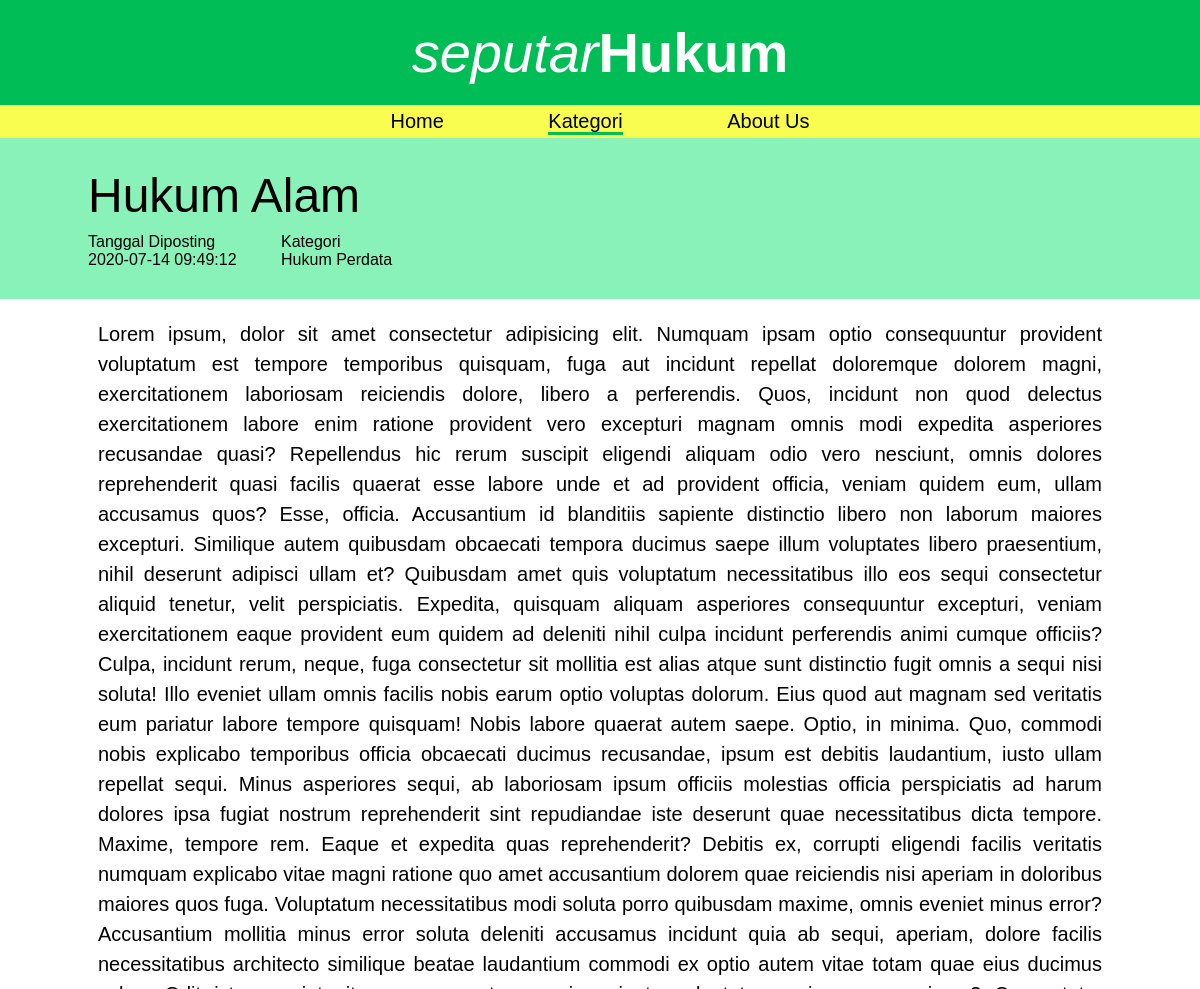
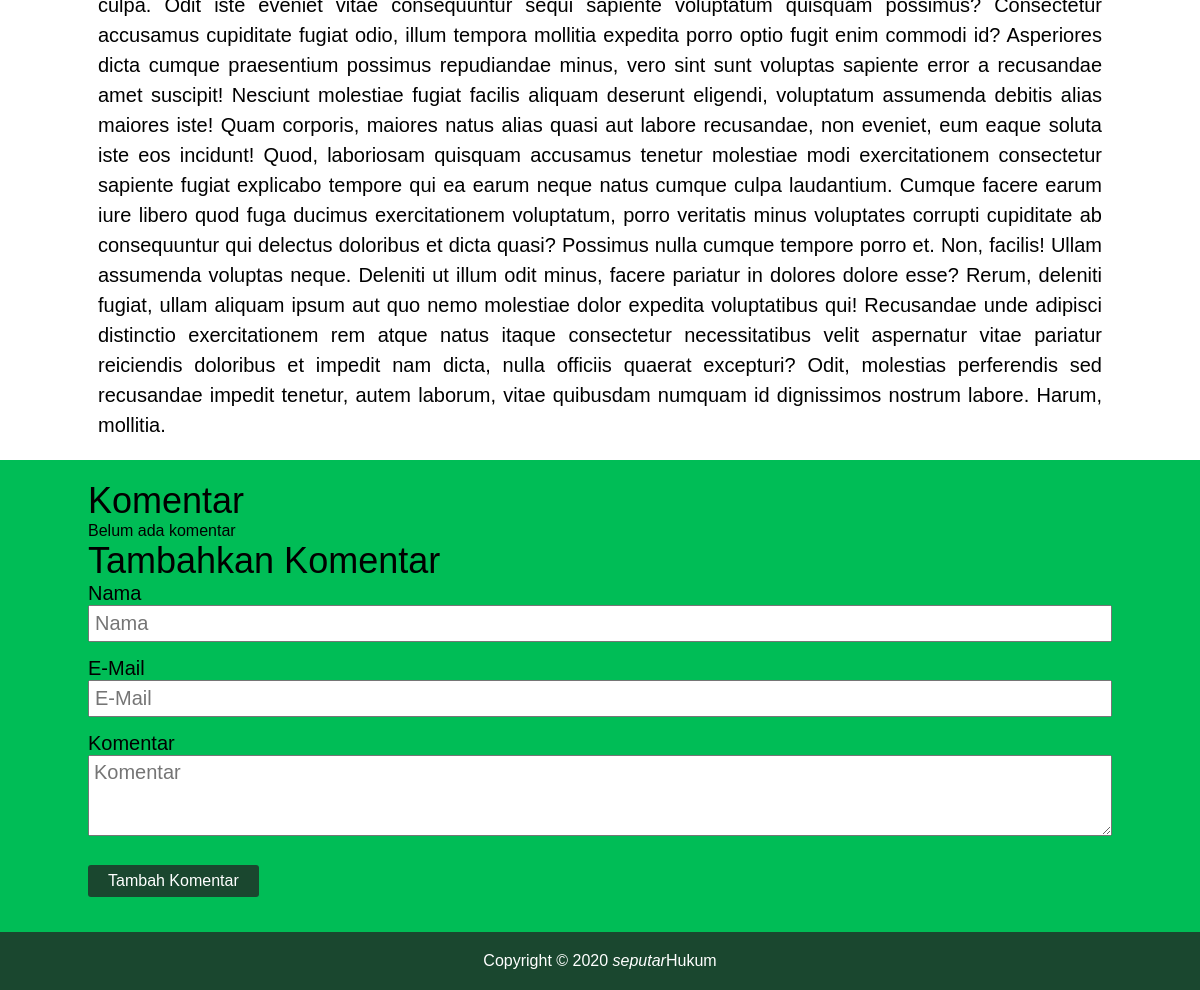
/artikel/17/Hukum Alam, run on an earlier commit of the app's database (2 pictures, top to bottom).
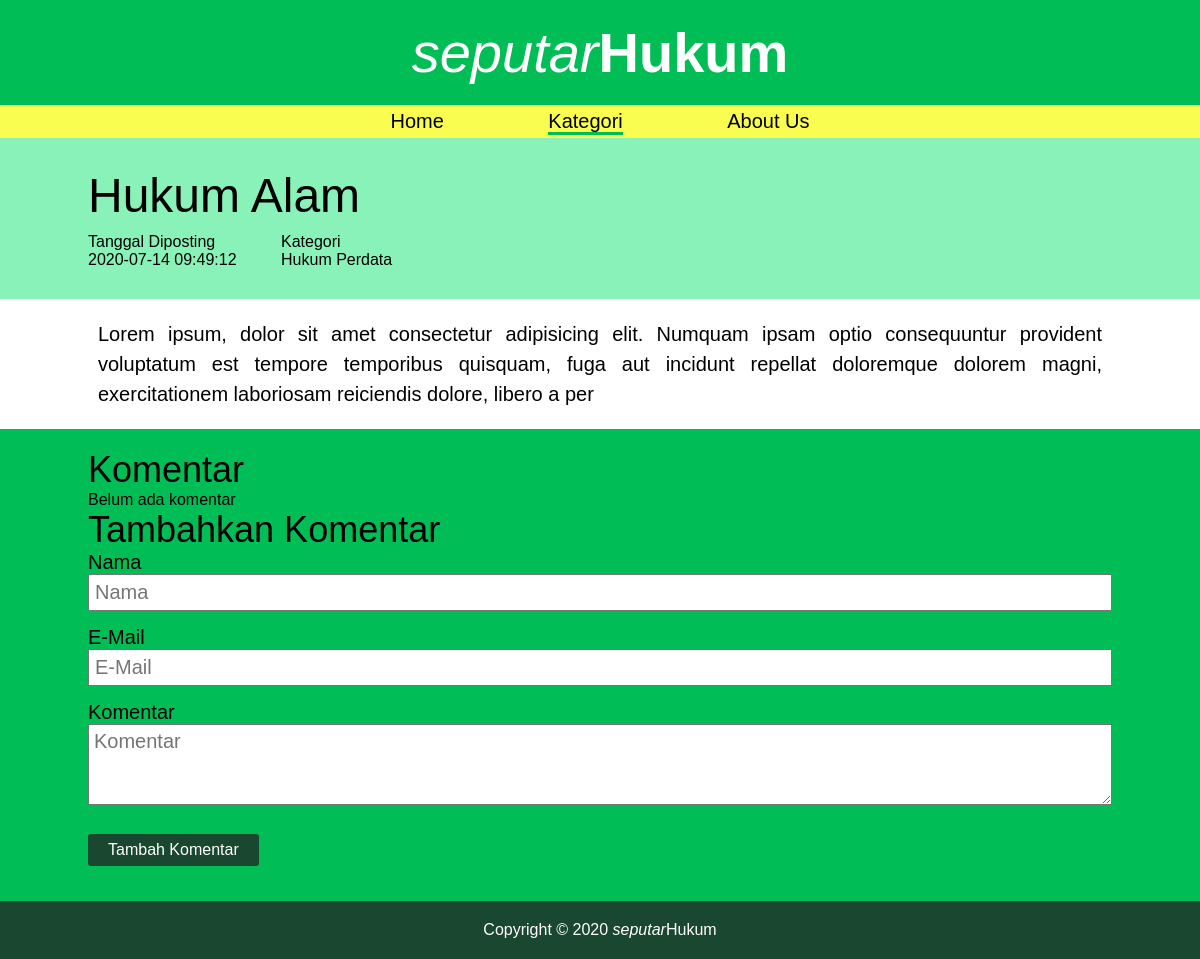
And on a later commit of the database.
### tables this page shows
CREATE TABLE `artikel` (
  `id_artikel` int(11) NOT NULL,
  `judul` varchar(255) NOT NULL,
  `id_kategori` int(11) NOT NULL,
  `deskripsi` varchar(255) NOT NULL,
  `isi` mediumtext NOT NULL,
  `tgl_dibuat` datetime NOT NULL DEFAULT current_timestamp()
);

### artikel.php (the view, shortened to what this page needs)
<?php
    $id_artikel = isset($_GET['id_artikel']) ? $_GET['id_artikel'] : false;
    if($id_artikel):
        $statementArtikel = $conn->prepare("SELECT*FROM artikel WHERE id_artikel = '$id_artikel'");
        $statementArtikel->execute();
        $result = $statementArtikel->fetch();
        $statementKategori = $conn->prepare("SELECT kategori FROM kategori WHERE id_kategori ='$result[id_kategori]'");
        $statementKategori->execute();
        $kategori = $statementKategori->fetch();
?>
<div class="header-page">
    <div class="container">
        <h2><?= $result['judul'] ?></h2>
        <ul>
            <li><p>Tanggal Diposting </p> <?= $result['tgl_dibuat'] ?></li>
            <li><p>Kategori </p> <?= $kategori['kategori'] ?></li>
        </ul>
    </div>
</div>
<div class="container">
    <div class="container frame-artikel">
        <p><?= $result['isi'] ?></p>
    </div>
</div>
<div class="frame-komentar">
    <div class="container">
        <h2>Komentar</h2>
        <?php
            $stmtKomentar = $conn->prepare("SELECT*FROM komentar WHERE id_artikel='$id_artikel' AND parent_komentar IS NULL ORDER BY tgl_dibuat DESC");
            $stmtKomentar->execute();
            $komentar = $stmtKomentar->fetchAll(PDO::FETCH_ASSOC);
            if(count($komentar) == 0){
                echo "Belum ada komentar";
            }
        ?>
        <h2>Tambahkan Komentar</h2>
        <form action="<?= BASE_URL.'proses/proses_komentar.php?id_artikel='.$id_artikel.'' ?>" method="POST">
            <div class='element-form'>
                <label>Nama</label>
                <span><input type="text" name='nama' placeholder='Nama' required></span>
            </div>
            <div class='element-form'>
                <label>E-Mail</label>
                <span><input type="email" name='email' placeholder='E-Mail' required></span>
            </div>
            <div class='element-form'>
                <label>Komentar</label>
                <span><textarea name='komentar' placeholder='Komentar' rows="3px" required></textarea></span>
            </div>
            <div class='element-form'>
                <span><input type="submit" id="submitKomentar" value="Tambah Komentar" name='btn-komentar'></span>
            </div>
        </form>
    </div>
</div>
<?php
    else:
        echo "maaf artikel tidak terdaftar";
    endif;
?>

What changed in the data, as far as the page shows it:
changed artikel "Hukum Alam": isi "…reiciendis dolore, libero a perferendis. Quos, incidunt non quod delectus exercitationem labore enim ratione provident vero excepturi magnam omnis modi expedita asperiores recusandae quasi? Repellendus hic rerum suscipit eligendi aliquam odio vero nesciunt, omnis dolores reprehenderit quasi facilis quaerat esse labore unde et ad provident officia, veniam quidem eum, ullam accusamus quos? Esse, officia. Accusantium id blanditiis sapiente distinctio libero non laborum maiores excepturi. Similique autem quibusdam obcaecati tempora ducimus saepe illum voluptates libero praesentium, nihil deserunt adipisci ullam et? Quibusdam amet quis voluptatum necessitatibus illo eos sequi consectetur…" → "…reiciendis dolore, libero a per"
